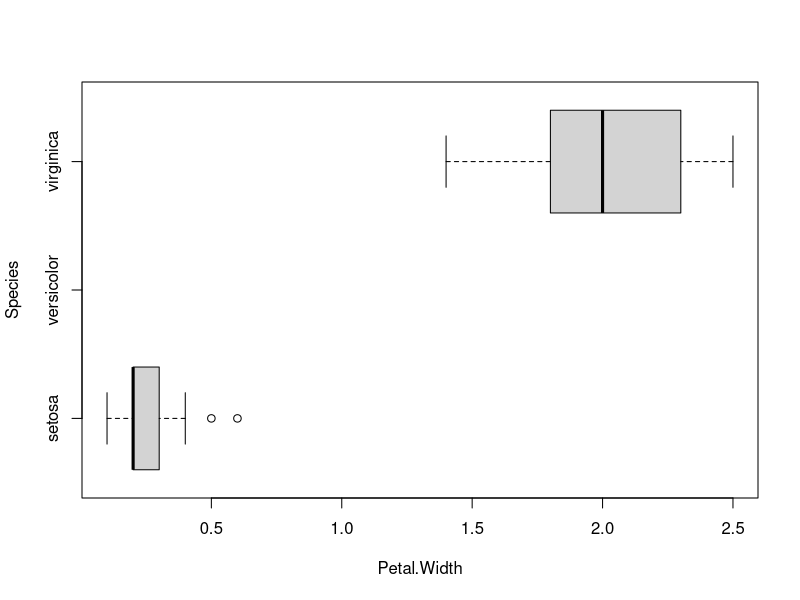
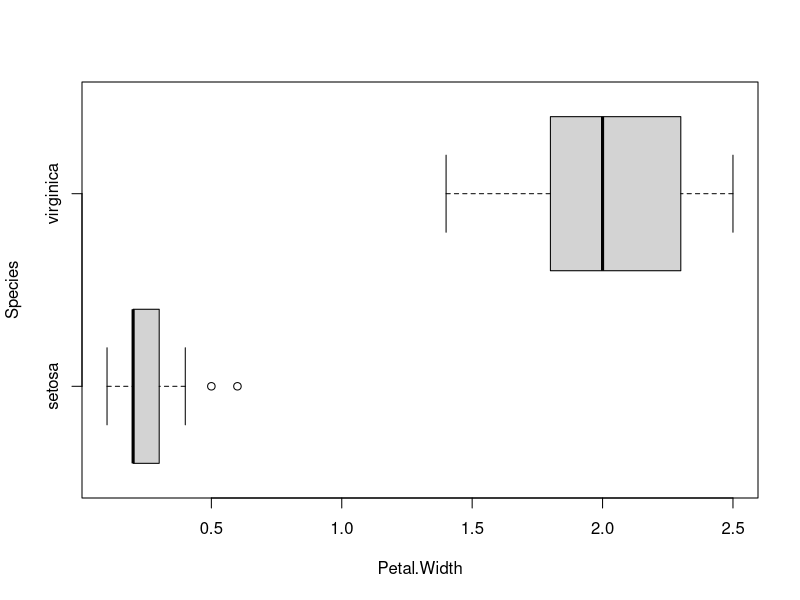

Source code (R) for these figures, in order:
library(dplyr)
library(tidyr)


### Numeric

x <- c(1.0, -3.4, 2, 140.1) # numeric and double
typeof(x)  # 有小數點-->double
mode(x)  # 是數字-->numeric

x <- 4  # 軟體會自己有估計值,不當成整數
typeof(x)

x <- 4L  #所以我們想要有單純數值need加L
typeof(x)



### Character

x <- c("bubul", "magpie", "spoonbill", "barbet")
typeof(x)

x <- 3
y <- 5.3
x + y

x <- "3"
y <- "5.3"
# not run:  x+ y




### Logical

x <- c(TRUE, FALSE, FALSE, TRUE)

x1<-c(1,0,0,1)
x2 <- as.logical(c(1,0,0,1))
# OR: x3 <- as.logical(c(1,0,0,1))



### Factor

a <- c("M", "F", "F", "U", "F", "M", "M", "M", "F", "U")
typeof(a) # mode character

class(a)# class character

as.factor(a)  # [1] M F F U F M M M F U   Levels: F M U  變成F->1,M->2,U->3
a.fact <- as.factor(a)
a
a.fact

mode(a)
mode(a.fact)

class(a.fact)# class factor

a.fact
attributes(a.fact)
factor(a)
factor(a, levels=c("U","F","M"))  # 改變1,2,3代表順序

## Practice 3.1
data(iris)
iris
iris.sel<- subset(iris, Species == "setosa" | Species == "virginica")
levels(iris.sel$Species)  # 3 species are still there
# boxplot(Petal.Width ~ Species, iris.sel, horizontal = TRUE)
dim(iris)
dim(iris.sel)
str(iris)
str(iris.sel)

boxplot(Petal.Width~Species, iris.sel, horizontal = TRUE)
droplevels(iris.sel$Species)

iris.sel$Species<-droplevels(iris.sel$Species)
boxplot(Petal.Width~Species, iris.sel, horizontal = TRUE)



### Date


### NAs and NULLs

x <- c(23, NA, 1.2, 5)
mean(x)
mean(x, na.rm=T)



### Data structures




### (Atomic) vectors

x <- c(674 , 4186 , 5308 , 5083 , 6140 , 6381)
x
x[3]

x[c(1,3,4)]
x[2:4]
x[2] <- 0
x

x <- c("all", "b", "olive")
x
x <- c( 1.2, 5, "Rt", "2000")
x



### Matrices and arrays

m <- matrix(runif(9,0,10), nrow = 3, ncol = 3) # nrow=3,3橫、ncol=3,3直
m

m <- array(runif(27,0,10), c(3,3,3))
m



### Data frames  -->與Matrices不同！ 回看!!!

name   <- c("a1", "a2", "b3")
value1 <- c(23, 4, 12)
value2 <- c(1, 45, 5)
dat    <- data.frame(name, value1, value2) #combine those tree
dat

str(dat) #check!
attributes(dat) # provide attribute
names(dat) # extract colum names
rownames(dat) # extract row names



### Lists --> you can combine everythings together!

A <- data.frame(
  x = c(7.3, 29.4, 29.4, 2.9, 12.3, 7.5, 36.0, 4.8, 18.8, 4.2),
  y = c(5.2, 26.6, 31.2, 2.2, 13.8, 7.8, 35.2, 8.6, 20.3, 1.1) )

A # data frame
B <- c(TRUE, FALSE)
B # logical
C <- c("apples", "oranges", "round")
C # character
my.lst <- list(A = A, B = B, C = C)
str(my.lst)

names(my.lst)

my.lst$A
my.lst[[1]]

class(my.lst[[1]])
lst.notags <- list(A, B, D)
lst.notags

names(lst.notags)

M <- lm( y ~ x, A)
str(M)

names(M)
str(M$qr)
M$qr$rank



### Coercing data  --> change one type data to another type

y   <- c("23.8", "6", "100.01","6")
y.c <- as.numeric(y)
y.c

